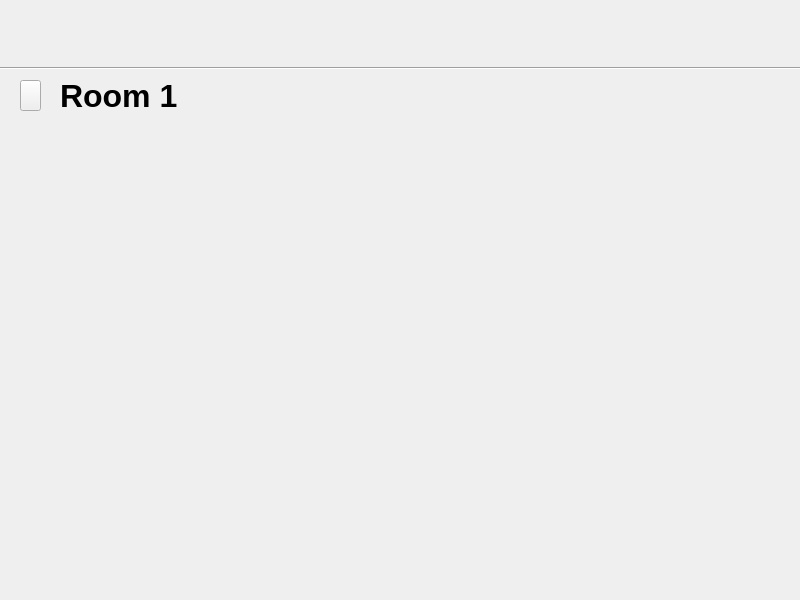
<?xml version="1.0" encoding="UTF-8"?>
<ui version="4.0">
 <class>RoomOverview</class>
 <widget class="QWidget" name="RoomOverview">
  <property name="geometry">
   <rect>
    <x>0</x>
    <y>0</y>
    <width>800</width>
    <height>600</height>
   </rect>
  </property>
  <property name="windowTitle">
   <string>Form</string>
  </property>
  <widget class="QLabel" name="label_logo_2">
   <property name="geometry">
    <rect>
     <x>10</x>
     <y>10</y>
     <width>61</width>
     <height>51</height>
    </rect>
   </property>
   <property name="text">
    <string/>
   </property>
  </widget>
  <widget class="QLabel" name="label">
   <property name="geometry">
    <rect>
     <x>60</x>
     <y>70</y>
     <width>151</width>
     <height>51</height>
    </rect>
   </property>
   <property name="font">
    <font>
     <family>Arial</family>
     <pointsize>24</pointsize>
     <bold>true</bold>
    </font>
   </property>
   <property name="text">
    <string>Room 1</string>
   </property>
  </widget>
  <widget class="QLabel" name="label_logo_3">
   <property name="geometry">
    <rect>
     <x>10</x>
     <y>10</y>
     <width>61</width>
     <height>51</height>
    </rect>
   </property>
   <property name="text">
    <string/>
   </property>
  </widget>
  <widget class="QPushButton" name="btn_backAuctionroom">
   <property name="geometry">
    <rect>
     <x>20</x>
     <y>80</y>
     <width>21</width>
     <height>31</height>
    </rect>
   </property>
   <property name="text">
    <string/>
   </property>
  </widget>
  <widget class="Line" name="line">
   <property name="geometry">
    <rect>
     <x>0</x>
     <y>60</y>
     <width>801</width>
     <height>16</height>
    </rect>
   </property>
   <property name="orientation">
    <enum>Qt::Horizontal</enum>
   </property>
  </widget>
 </widget>
 <resources/>
 <connections/>
</ui>
